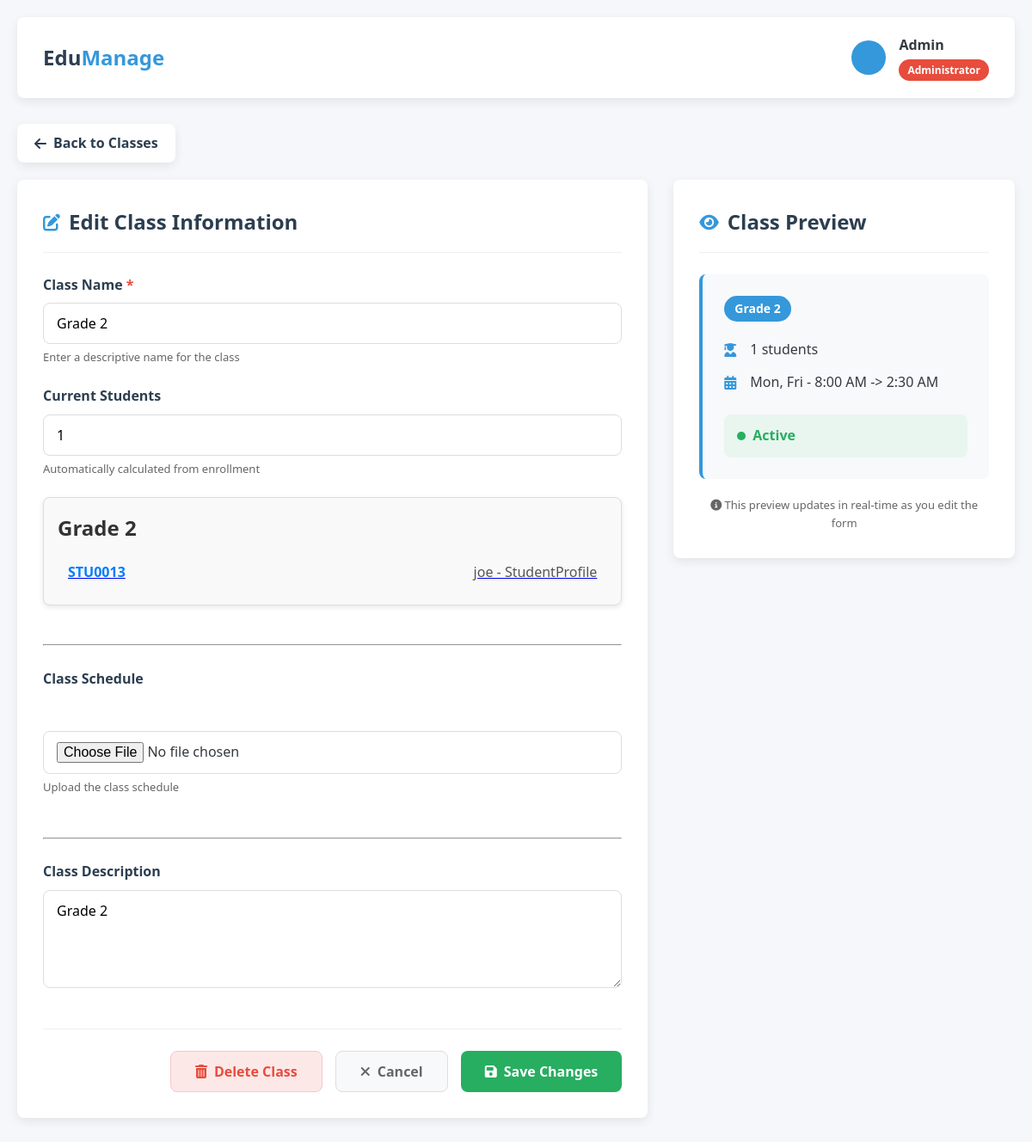
Screenshot of /classes/class_edit/2 with the database file from the repository.
### classes/models.py (models this page shows, shortened)
class Class(models.Model):
    name = models.CharField(max_length=100)
    description = models.TextField(blank=True, null=True)
    schedule_image = models.ImageField(upload_to='class_schedules/', blank=True, null=True)
    created_at = models.DateTimeField(auto_now_add=True)
    updated_at = models.DateTimeField(auto_now=True)
    class Meta:
        verbose_name = 'Class'
        verbose_name_plural = 'Classes'

### users/models.py (models this page shows, shortened)
class BaseProfile(models.Model):
    user = models.OneToOneField(User, on_delete=models.CASCADE, related_name='%(class)s_profile')
    bio = models.TextField(blank=True, verbose_name="Biography")
    avatar = models.ImageField(upload_to='avatars/', blank=True, null=True, verbose_name="Profile Picture")
    date_of_birth = models.DateField(blank=True, null=True, verbose_name="Date of Birth")
    gender = models.CharField(max_length=10, choices=[
        ('male', 'Male'),
        ('female', 'Female'),
        ('other', 'Other')
    ], blank=True)
    phone_number = models.CharField(max_length=20, blank=True, verbose_name="Phone Number")
    address = models.TextField(blank=True, verbose_name="Home Address")
    city = models.CharField(max_length=100, blank=True)
    country = models.CharField(max_length=100, blank=True, default="Lebanon")
    is_active = models.BooleanField(default=True, verbose_name="Active Status")
    created_at = models.DateTimeField(auto_now_add=True, verbose_name="Created At")
    updated_at = models.DateTimeField(auto_now=True, verbose_name="Last Updated")
    class Meta:
        abstract = True
    def __str__(self):
        return f"{self.user.get_full_name() or self.user.username} - {self.__class__.__name__}"

class StudentProfile(BaseProfile):
    student_id = models.CharField(max_length=20, verbose_name="Student ID",null=True,blank=True)
    class_level = models.ForeignKey(Class, on_delete=models.SET_NULL, null=True, blank=True, verbose_name="Class Level",related_name="students")
    enrollment_date = models.DateField(default=timezone.now, verbose_name="Enrollment Date")
    expected_graduation_year = models.PositiveIntegerField(blank=True, null=True, verbose_name="Expected Graduation Year")
    parent_name = models.CharField(max_length=100, verbose_name="Parent/Guardian Name",null=True, blank=True)
    parent_email = models.EmailField(verbose_name="Parent/Guardian Email",null=True, blank=True)
    parent_phone = models.CharField(max_length=20, verbose_name="Parent/Guardian Phone",null=True, blank=True)
    parent_occupation = models.CharField(max_length=100, verbose_name="Parent Occupation",null=True, blank=True)
    medical_conditions = models.TextField(blank=True, verbose_name="Medical Conditions")
    allergies = models.TextField(blank=True, verbose_name="Allergies")
    medication = models.TextField(blank=True, verbose_name="Current Medications")
    emergency_contact_name = models.CharField(max_length=100, verbose_name="Emergency Contact Name",null=True, blank=True)
    emergency_contact_phone = models.CharField(max_length=20, verbose_name="Emergency Contact Phone",null=True, blank=True)
    attendance_rate = models.DecimalField(max_digits=5, decimal_places=2, default=100.00, verbose_name="Attendance Rate %")
    class Meta:
        verbose_name = "Student Profile"
        verbose_name_plural = "Student Profiles"
        ordering = ['class_level', 'student_id']

### classes/views.py (the view, shortened to what this page needs)
# urls.py: path('class_edit/<int:id>',views.class_edit,name="class_edit")
def class_edit(request, id):
    selected_class = get_object_or_404(Class,id=id)
    students_count= StudentProfile.objects.filter(class_level=selected_class).count()
    return render(request,'classes/class_edit.html',{'class':selected_class,'students_count':students_count})

### templates/classes/class_edit.html (shortened to what this page needs)
<!DOCTYPE html>
<html lang="en">
<head>
    <link rel="stylesheet" href="https://cdnjs.cloudflare.com/ajax/libs/font-awesome/6.4.0/css/all.min.css">
</head>
<body>
    <div class="container">
        <header class="header">
            <div class="logo-container">
                <div class="logo">Edu<span>Manage</span></div>
            </div>
            <div class="user-info">
                <div class="user-avatar">{{user.username|truncatechars:3}}</div>
                <div class="user-details">
                    <h3>Admin</h3>
                    <div class="admin-badge">Administrator</div>
                </div>
            </div>
        </header>
        <div class="nav-back">
            <a href="classes.html" class="back-btn">
                <i class="fas fa-arrow-left"></i> Back to Classes
            </a>
        </div>
        <div class="edit-container">
            <div class="form-section">
                <div class="section-title">
                    <i class="fas fa-edit"></i>
                    <h2>Edit Class Information</h2>
                </div>
                <form id="classEditForm" method="POST" enctype="multipart/form-data">
                    <div class="form-row">
                        <div class="form-group">
                            <label for="className" class="required">Class Name</label>
                            <input name="class_name" type="text" id="className" class="form-control" value="{{class.name}}" required>
                            <div class="form-help">Enter a descriptive name for the class</div>
                        </div>
                    </div>
                    <div class="form-row">
                        <div class="form-group">
                            <label for="currentStudents">Current Students</label>
                            <input type="number" id="currentStudents" class="form-control" value="{{students_count}}" min="0" max="40" readonly>
                            <div class="form-help">Automatically calculated from enrollment</div>
                        </div>
                    </div>
                     <div class="class-card">
  <h2 class="class-title">{{ class.name }}</h2>
  <ul class="student-list">
    {% for student in class.students.all %}
    <a href="{% url 'admin:users_studentprofile_change' student.id %}">
      <li class="student-item">
        <span class="student-id">{{ student.student_id }}</span>
        <span class="student-name">{{ student }}</span>
      </li>
    </a>
    {% empty %}
      <li class="no-students">No students enrolled in this class.</li>
    {% endfor %}
  </ul>
</div>
<br><hr><br>
                    <div class="form-group">
                        <label for="classSchedule">Class Schedule</label>
                        <div class="container">
                        </div>
                        <input name="schedule_image" type="file" id="classSchedule" class="form-control" accept="image/*">
                        <div class="form-help">{% if class.schedule_image %}Change {% else %}Upload{% endif %}  the class schedule</div>
                    </div>
            <br><hr><br>
                    <div class="form-group">
                        <label for="classDescription">Class Description</label>
                        <textarea name="class_description" id="classDescription" class="form-control" rows="4">{{class.description}}</textarea>
                    </div>
                <div class="action-buttons">
                    <button type="button" class="btn btn-delete" id="deleteBtn">
                        <i class="fas fa-trash-alt"></i> Delete Class
                    </button>
                    <button type="button" class="btn btn-cancel" id="cancelBtn">
                        <i class="fas fa-times"></i> Cancel
                    </button>
                    <button type="submit" class="btn btn-save" id="saveBtn">
                        <i class="fas fa-save"></i> Save Changes
                    </button>
                </div>
                </form>
            </div>
            <div class="preview-section">
                <div class="section-title">
                    <i class="fas fa-eye"></i>
                    <h2>Class Preview</h2>
                </div>
                <div class="preview-card" id="classPreview">
                    <div class="preview-grade" id="previewGrade">{{class.name}}</div>
                    <div class="preview-info">
                        <div class="preview-item">
                            <i class="fas fa-user-graduate"></i>
                            <span id="previewStudents">{{students_count}} students</span>
                        </div>
                        <div class="preview-item">
                            <i class="fas fa-calendar-alt"></i>
                            <span id="previewSchedule">Mon, Fri - 8:00 AM -> 2:30 AM</span>
                        </div>
                    </div>
                    <div class="preview-status">
                        <div class="status-indicator">
                            <div class="status-dot"></div>
                            <div class="status-text" id="previewStatus">Active</div>
                        </div>
                    </div>
                </div>
                <div class="form-help" style="margin-top: 20px; text-align: center;">
                    <i class="fas fa-info-circle"></i> This preview updates in real-time as you edit the form
                </div>
            </div>
        </div>
    </div>
</body>
</html>

### rows the page displays
Class: class_name "Grade 2", name "Grade 2", class_description "Grade 2"
StudentProfile: student_id "STU0013", user.username "joe - StudentProfile"

### other values shown
{{ students_count }} "1"
